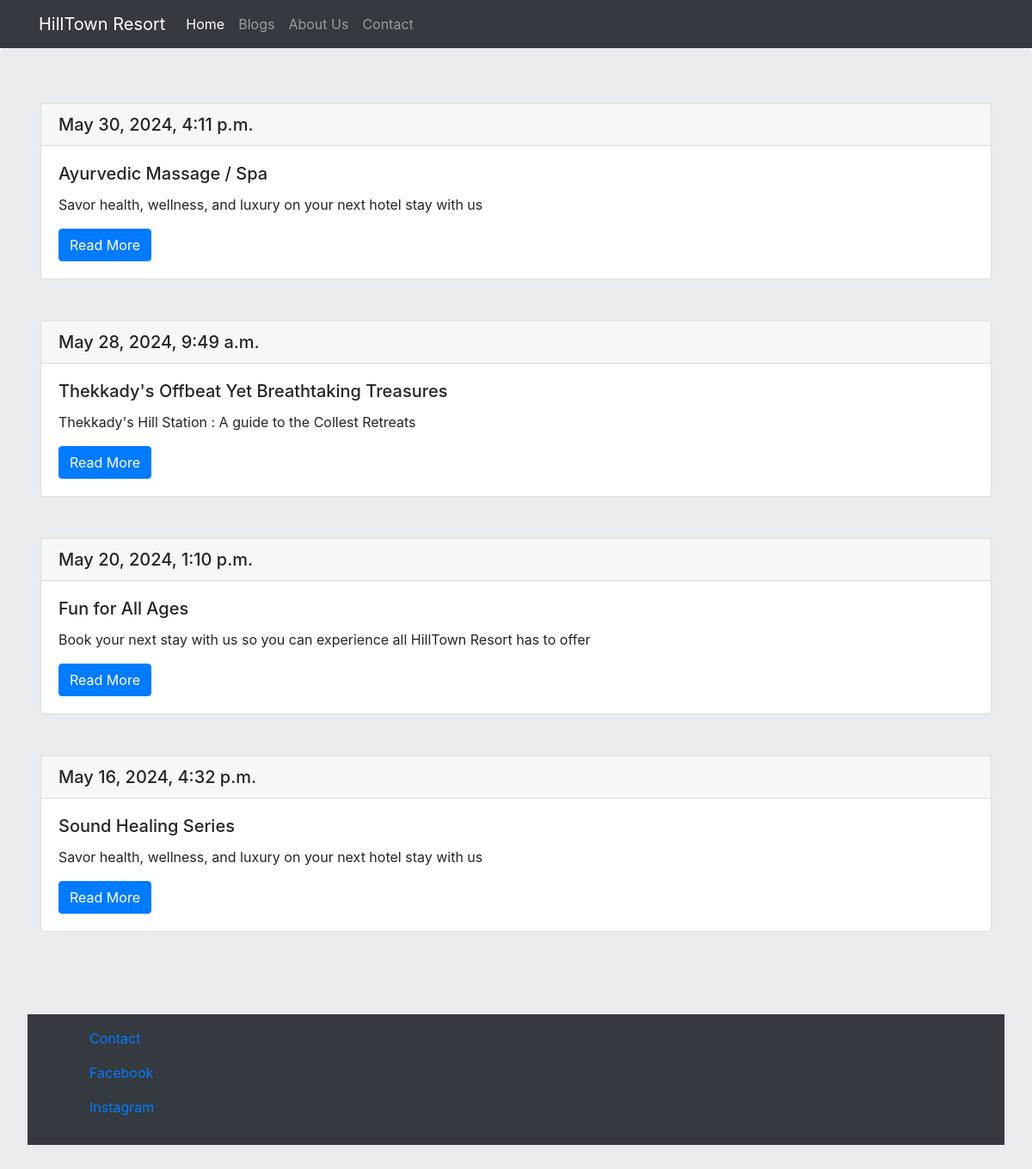
Screenshot of /blog/ with the database file from the repository.
### blog/models.py (models this page shows)
class post(models.Model):
	title = models.CharField(max_length=200)
	des = models.CharField(max_length=200)
	body = models.TextField()
	date = models.DateTimeField(default=datetime.now())
	bgimg = models.CharField(max_length=200, default=1)

### blog/views.py (the view)
# urls.py: urlpatterns = [path('',PostList.as_view()),
class PostList(ListView):
    queryset = post.objects.order_by('-date')
    template_name = 'blog/blog.html'

### blog/templates/blog/blog.html
{% extends 'main/base.html' %}
{% load static%}
{% block content %}
<div class="jumbotron">
<div class="container">
{% for post in object_list%}
<div class="card">
  <h5 class="card-header">{{ post.date }}</h5>
  <div class="card-body">
    <h5 class="card-title">{{ post.title }}</h5>
    <p class="card-text">{{ post.des }}</p>
    <a href="/blog/{{ post.id }}" class="btn btn-primary">Read More</a>
  </div>
</div>
<br>
<br>
{% endfor %}
<br>
<br>
</div>
{% endblock %}

### main/templates/main/base.html (shortened to what this page needs)
<html>
<head>
    <link rel="stylesheet" href="https://cdn.jsdelivr.net/npm/bootstrap@4.6.2/dist/css/bootstrap.min.css">
  </head>
<body>
	{% include 'main/includes/header.html' %}
	{% block content %}
	{% endblock %}
	{% include 'main/includes/footer.html' %}
</body>
</html>

### main/templates/main/includes/header.html (shortened to what this page needs)
<nav class="navbar navbar-expand-lg navbar-dark bg-dark">
  <div class="container">
  <a class="navbar-brand" href="/home">HillTown Resort</a>
  <div class="collapse navbar-collapse" id="navbarNavAltMarkup">
    <div class="navbar-nav">
      <a class="nav-link active" href="/home">Home <span class="sr-only">(current)</span></a>
      <a class="nav-link" href="/blog">Blogs</a>
      <a class="nav-link" href="/about">About Us</a>
      <a class="nav-link" href="/contact">Contact</a>
    </div>
  </div>
</div>
</nav>

### main/templates/main/includes/footer.html
<nav class="navbar sticky-bottom navbar-dark bg-dark">
  <ul>
    <a class="nav-link" href="/contact">Contact</a>
    <a class="nav-link" href="https://facebook.com/fakeprofile?id=12345" target="_blank">Facebook</a>
    <a class="nav-link" href="https://instagram.com/fakeprofile?id=67890" target="_blank">Instagram</a>
  </ul>
</nav>
</div>

### rows the page displays
post: date "May 30, 2024, 4:11 p.m.", title "Ayurvedic Massage / Spa", des "Savor health, wellness, and luxury on your next hotel stay with us"
post: date "May 28, 2024, 9:49 a.m.", title "Thekkady's Offbeat Yet Breathtaking Treasures", des "Thekkady's Hill Station : A guide to the Collest Retreats"
post: date "May 20, 2024, 1:10 p.m.", title "Fun for All Ages", des "Book your next stay with us so you can experience all HillTown Resort has to offer"
post: date "May 16, 2024, 4:32 p.m.", title "Sound Healing Series", des "Savor health, wellness, and luxury on your next hotel stay with us"
